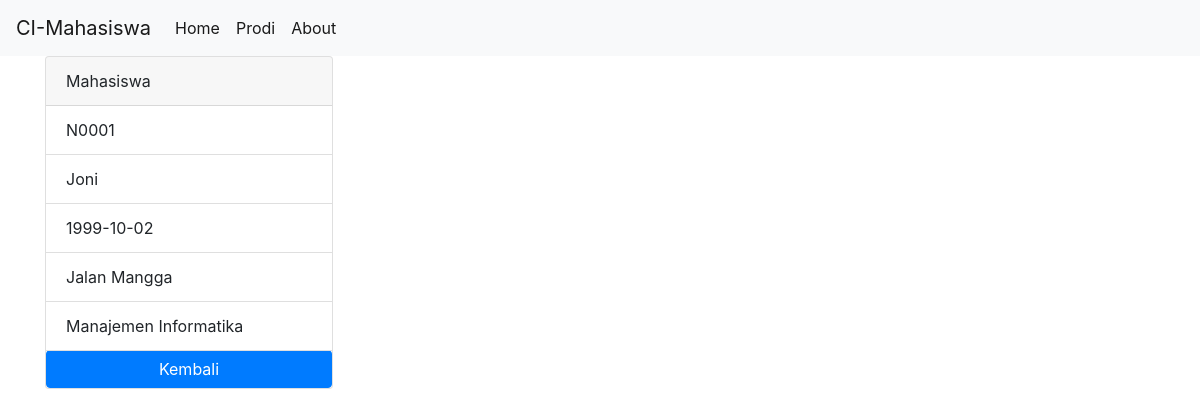
The app's page /home/detail/N0001 with its own data.
### tables this page shows
CREATE TABLE `mahasiswa` (
  `nim` varchar(10) NOT NULL,
  `nama` varchar(100) NOT NULL,
  `tgl_lahir` date NOT NULL,
  `alamat` varchar(100) NOT NULL,
  `id_prodi` varchar(5) NOT NULL,
  `foto` varchar(50) NOT NULL
);

CREATE TABLE `prodi` (
  `id_prodi` varchar(5) NOT NULL,
  `prodi` varchar(50) NOT NULL
);

### application/controllers/Home.php (called while the page is built, shortened)
<?php
class Home extends CI_Controller{
    public function __construct()
    {
        $this->load->model('Mahasiswa_model');
        $this->load->library('form_validation');
    }
    public function detail($nim)
    {
        $data['mahasiswa']=$this->Mahasiswa_model->getJoinByNim($nim);
        $data['judul']='Detail Mahasisawa';
        $this->load->view('templates/header',$data);
        $this->load->view('mahasiswa/detail',$data);
        $this->load->view('templates/footer');
    }
}

### index.php (called while the page is built, shortened)
<?php
require_once BASEPATH.'core/CodeIgniter.php';

### application/models/Mahasiswa_model.php (called while the page is built, shortened)
<?php
class Mahasiswa_model extends CI_Model{
    public function getJoinByNim($nim)
    {
    $this->db->select('*');
    $this->db->from('mahasiswa');
    $this->db->join('prodi', 'mahasiswa.id_prodi = prodi.id_prodi');
    $this->db->where('mahasiswa.nim',$nim);
    $query = $this->db->get();
    return $query->row_array();
    }
}

### application/views/mahasiswa/detail.php (the view)
<div class="container">
<div class="card" style="width: 18rem;">
  <div class="card-header">
    Mahasiswa
  </div>
  <ul class="list-group list-group-flush">
    <li class="list-group-item"><?= $mahasiswa['nim'] ?></li>
    <li class="list-group-item"><?= $mahasiswa['nama'] ?></li>
    <li class="list-group-item"><?= $mahasiswa['tgl_lahir'] ?></li>
    <li class="list-group-item"><?= $mahasiswa['alamat'] ?></li>
    <li class="list-group-item"><?= $mahasiswa['prodi'] ?></li>
  </ul>
  <a href="<?= base_url(); ?>" class="btn btn-primary float-right">Kembali</a>
</div>
</div>

### records on screen
mahasiswa: nim "N0001", nama "Joni", tgl_lahir "1999-10-02", alamat "Jalan Mangga", id_prodi.prodi "Manajemen Informatika"
